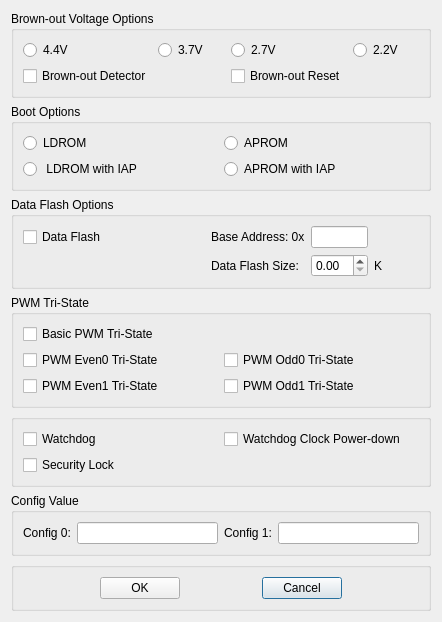
<?xml version="1.0" encoding="UTF-8"?>
<ui version="4.0">
 <class>Dialog</class>
 <widget class="QDialog" name="Dialog">
  <property name="geometry">
   <rect>
    <x>0</x>
    <y>0</y>
    <width>442</width>
    <height>419</height>
   </rect>
  </property>
  <property name="windowTitle">
   <string>Dialog</string>
  </property>
  <layout class="QGridLayout" name="gridLayout_8">
   <item row="0" column="0">
    <layout class="QVBoxLayout" name="verticalLayout" stretch="1,1,1,0,1,1,1">
     <item>
      <widget class="QGroupBox" name="gridGroupBox_brownout">
       <property name="title">
        <string>Brown-out Voltage Options</string>
       </property>
       <layout class="QGridLayout" name="gridLayout_7">
        <item row="0" column="1">
         <widget class="QRadioButton" name="radioButton_bw_v_1">
          <property name="text">
           <string>3.7V</string>
          </property>
         </widget>
        </item>
        <item row="0" column="2">
         <widget class="QRadioButton" name="radioButton_bw_v_2">
          <property name="text">
           <string>2.7V</string>
          </property>
         </widget>
        </item>
        <item row="0" column="0">
         <widget class="QRadioButton" name="radioButton_bw_v_0">
          <property name="text">
           <string>4.4V</string>
          </property>
         </widget>
        </item>
        <item row="0" column="3">
         <widget class="QRadioButton" name="radioButton_bw_v_3">
          <property name="text">
           <string>2.2V</string>
          </property>
         </widget>
        </item>
        <item row="1" column="0">
         <widget class="QCheckBox" name="checkBox_bw_0">
          <property name="text">
           <string>Brown-out Detector</string>
          </property>
         </widget>
        </item>
        <item row="1" column="2">
         <widget class="QCheckBox" name="checkBox_bw_1">
          <property name="text">
           <string>Brown-out Reset</string>
          </property>
         </widget>
        </item>
       </layout>
      </widget>
     </item>
     <item>
      <widget class="QGroupBox" name="gridGroupBox_boot">
       <property name="title">
        <string>Boot Options</string>
       </property>
       <layout class="QGridLayout" name="gridLayout_6">
        <item row="0" column="0">
         <widget class="QRadioButton" name="radioButton_bt_0_0">
          <property name="text">
           <string>LDROM</string>
          </property>
         </widget>
        </item>
        <item row="1" column="0">
         <widget class="QRadioButton" name="radioButton_bt_1_0">
          <property name="text">
           <string> LDROM with IAP</string>
          </property>
         </widget>
        </item>
        <item row="0" column="1">
         <widget class="QRadioButton" name="radioButton_bt_0_1">
          <property name="text">
           <string>APROM</string>
          </property>
         </widget>
        </item>
        <item row="1" column="1">
         <widget class="QRadioButton" name="radioButton_bt_1_1">
          <property name="text">
           <string>APROM with IAP</string>
          </property>
         </widget>
        </item>
       </layout>
      </widget>
     </item>
     <item>
      <widget class="QGroupBox" name="gridGroupBox_data_flash">
       <property name="title">
        <string>Data Flash Options</string>
       </property>
       <layout class="QGridLayout" name="gridLayout_9" rowstretch="1,1" columnstretch="4,2,1,1" rowminimumheight="0,0">
        <item row="1" column="2">
         <widget class="QDoubleSpinBox" name="doubleSpinBox_pagesize"/>
        </item>
        <item row="0" column="1">
         <widget class="QLabel" name="label">
          <property name="text">
           <string>Base Address: 0x</string>
          </property>
         </widget>
        </item>
        <item row="0" column="2">
         <widget class="QLineEdit" name="lineEdit_data_address"/>
        </item>
        <item row="1" column="1">
         <widget class="QLabel" name="label_2">
          <property name="text">
           <string>Data Flash Size:</string>
          </property>
         </widget>
        </item>
        <item row="1" column="3">
         <widget class="QLabel" name="label_3">
          <property name="text">
           <string>K</string>
          </property>
         </widget>
        </item>
        <item row="0" column="0">
         <widget class="QCheckBox" name="checkBox_dataflash">
          <property name="text">
           <string>Data Flash</string>
          </property>
         </widget>
        </item>
       </layout>
      </widget>
     </item>
     <item>
      <widget class="QGroupBox" name="gridGroupBox_pwm">
       <property name="title">
        <string>PWM Tri-State</string>
       </property>
       <layout class="QGridLayout" name="gridLayout_pwm" rowstretch="1,1,1" columnstretch="1,1" rowminimumheight="0,0,0">
        <item row="0" column="0">
         <widget class="QCheckBox" name="checkBox">
          <property name="text">
           <string>Basic PWM Tri-State</string>
          </property>
         </widget>
        </item>
        <item row="1" column="1">
         <widget class="QCheckBox" name="checkBox_3">
          <property name="text">
           <string>PWM Odd0 Tri-State</string>
          </property>
         </widget>
        </item>
        <item row="1" column="0">
         <widget class="QCheckBox" name="checkBox_2">
          <property name="text">
           <string>PWM Even0 Tri-State</string>
          </property>
         </widget>
        </item>
        <item row="2" column="0">
         <widget class="QCheckBox" name="checkBox_4">
          <property name="text">
           <string>PWM Even1 Tri-State</string>
          </property>
         </widget>
        </item>
        <item row="2" column="1">
         <widget class="QCheckBox" name="checkBox_5">
          <property name="text">
           <string>PWM Odd1 Tri-State</string>
          </property>
         </widget>
        </item>
       </layout>
      </widget>
     </item>
     <item>
      <widget class="QGroupBox" name="gridGroupBox_misc">
       <layout class="QGridLayout" name="gridLayout_3">
        <item row="0" column="1">
         <widget class="QCheckBox" name="checkBox_watchdog_pwdwn">
          <property name="text">
           <string>Watchdog Clock Power-down</string>
          </property>
         </widget>
        </item>
        <item row="1" column="0">
         <widget class="QCheckBox" name="checkBox_security_lock">
          <property name="text">
           <string>Security Lock</string>
          </property>
         </widget>
        </item>
        <item row="0" column="0">
         <widget class="QCheckBox" name="checkBox_watchdog">
          <property name="text">
           <string>Watchdog</string>
          </property>
         </widget>
        </item>
       </layout>
      </widget>
     </item>
     <item>
      <widget class="QGroupBox" name="gridGroupBox_config">
       <property name="title">
        <string>Config Value</string>
       </property>
       <layout class="QGridLayout" name="gridLayout">
        <item row="0" column="0">
         <widget class="QLabel" name="label_config0">
          <property name="text">
           <string>Config 0:</string>
          </property>
         </widget>
        </item>
        <item row="0" column="1">
         <widget class="QLineEdit" name="lineEdit_config0"/>
        </item>
        <item row="0" column="2">
         <widget class="QLabel" name="label_config1">
          <property name="text">
           <string>Config 1:</string>
          </property>
         </widget>
        </item>
        <item row="0" column="3">
         <widget class="QLineEdit" name="lineEdit_config1"/>
        </item>
       </layout>
      </widget>
     </item>
     <item>
      <widget class="QGroupBox" name="gridGroupBox_OK">
       <layout class="QGridLayout" name="gridLayout_2">
        <item row="0" column="2">
         <spacer name="horizontalSpacer">
          <property name="orientation">
           <enum>Qt::Horizontal</enum>
          </property>
          <property name="sizeHint" stdset="0">
           <size>
            <width>40</width>
            <height>20</height>
           </size>
          </property>
         </spacer>
        </item>
        <item row="0" column="3">
         <widget class="QPushButton" name="pushButton_Cancel">
          <property name="text">
           <string>Cancel</string>
          </property>
         </widget>
        </item>
        <item row="0" column="1">
         <widget class="QPushButton" name="pushButton_OK">
          <property name="text">
           <string>OK</string>
          </property>
         </widget>
        </item>
        <item row="0" column="0">
         <spacer name="horizontalSpacer_2">
          <property name="orientation">
           <enum>Qt::Horizontal</enum>
          </property>
          <property name="sizeHint" stdset="0">
           <size>
            <width>40</width>
            <height>20</height>
           </size>
          </property>
         </spacer>
        </item>
        <item row="0" column="4">
         <spacer name="horizontalSpacer_3">
          <property name="orientation">
           <enum>Qt::Horizontal</enum>
          </property>
          <property name="sizeHint" stdset="0">
           <size>
            <width>40</width>
            <height>20</height>
           </size>
          </property>
         </spacer>
        </item>
       </layout>
      </widget>
     </item>
    </layout>
   </item>
  </layout>
 </widget>
 <resources/>
 <connections/>
</ui>
